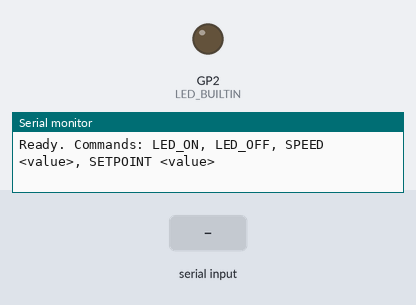
The sketch below on a simulated Raspberry Pi Pico. Shown: output pins drawn as LEDs (lit = HIGH), the last lines printed to the serial monitor. Inputs (shaded band) come from the test bench.

Above: at 1.2 s.
1.3 s: "LED_ON\n" received over Serial
At 2.5 s:
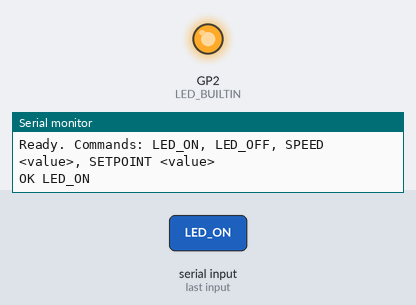
2.8 s: "LED_OFF\n" received over Serial
At 3.8 s:
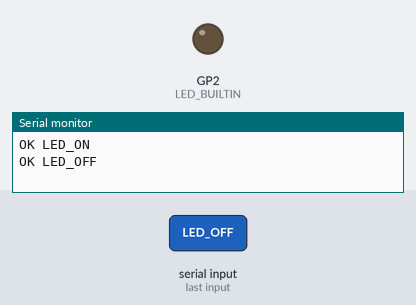
Timing chart, 0 to 5.8 s (numbered marks = the images above; inputs shaded):
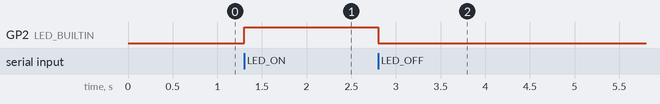

Measured:
- after the input at 1.3 s, GP2 (LED_BUILTIN): LOW → HIGH at once
- after the input at 2.8 s, GP2 (LED_BUILTIN): HIGH → LOW at once

The sketch:

serial_command_parser.ino
```cpp
// snippet: serial_command_parser
// tags: serial, command, parse, uart, protocol, receive, string, input, buffer, sscanf
// boards: avr, esp32, megaavr, nano33iot, romi32u4, rp2040
// library: none
// description: Robust char-by-char serial command parser with fixed buffer, no String/heap
//   Reads one character at a time into a fixed char[] buffer with overflow guard.
//   Dispatches on newline. Uses sscanf or strncmp for parsing — no String class.
//   Safe on AVR (no heap fragmentation from String concatenation).
// prompts: serial command parser, parse serial commands, command dispatcher, serial protocol, parse text commands, serial menu, serial input buffer, SETPOINT command, serial control

#ifndef LED_BUILTIN
#define LED_BUILTIN 2  // ESP32 core may not define it (rule_led_builtin)
#endif

#define BUF_SIZE 64
char buf[BUF_SIZE];
int  bufIdx = 0;

void setup() {
  Serial.begin(9600);
  Serial.println("Ready. Commands: LED_ON, LED_OFF, SPEED <value>, SETPOINT <value>");
  pinMode(LED_BUILTIN, OUTPUT);
}

void processCommand(const char* cmd) {
  float val;
  int ival;

  if (strcmp(cmd, "LED_ON") == 0) {
    digitalWrite(LED_BUILTIN, HIGH);
    Serial.println("OK LED_ON");
  } else if (strcmp(cmd, "LED_OFF") == 0) {
    digitalWrite(LED_BUILTIN, LOW);
    Serial.println("OK LED_OFF");
  } else if (sscanf(cmd, "SPEED %d", &ival) == 1) {
    Serial.print("OK SPEED=");
    Serial.println(ival);
  } else if (sscanf(cmd, "SETPOINT %f", &val) == 1) {
    Serial.print("OK SETPOINT=");
    Serial.println(val, 2);
  } else {
    Serial.print("ERR unknown: ");
    Serial.println(cmd);
  }
}

void loop() {
  while (Serial.available()) {
    char c = Serial.read();
    if (c == '\n' || c == '\r') {
      if (bufIdx > 0) {
        buf[bufIdx] = '\0';
        processCommand(buf);
        bufIdx = 0;
      }
    } else if (bufIdx < BUF_SIZE - 1) {
      buf[bufIdx++] = c;
    }
    // overflow: silently discard chars beyond BUF_SIZE-1
  }
}
```
